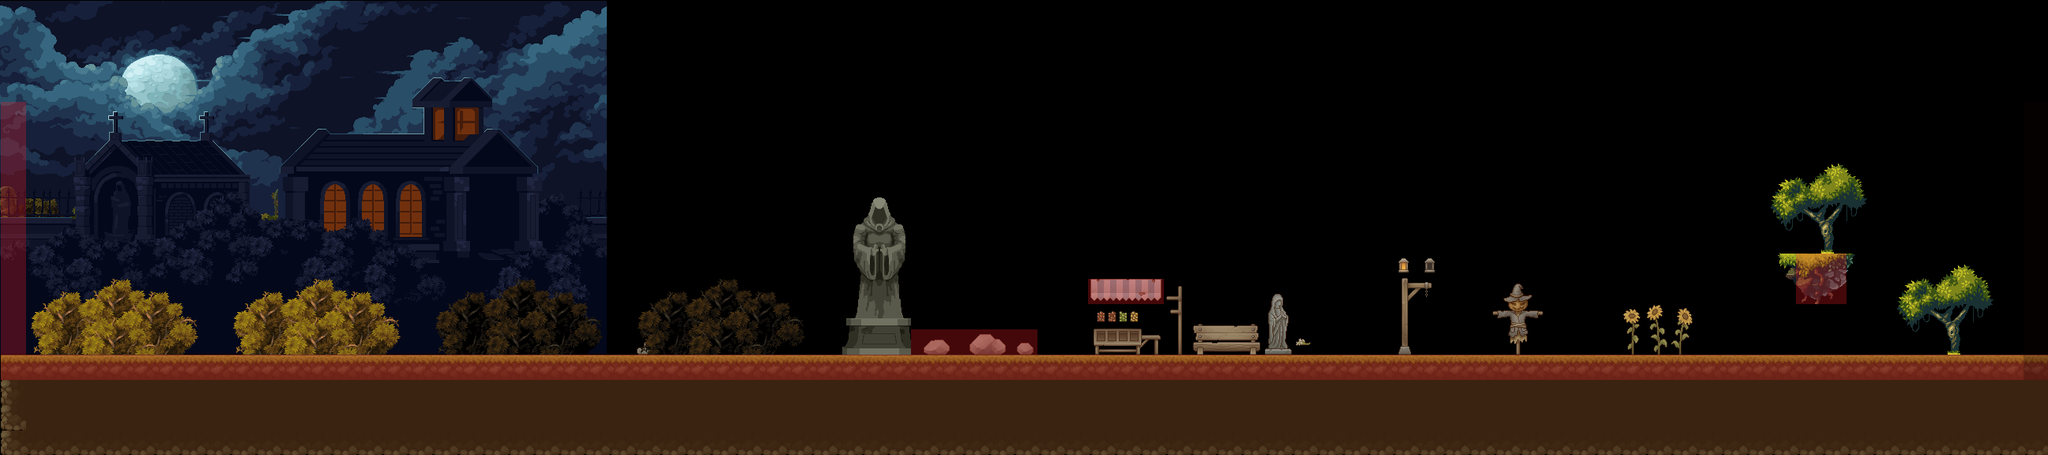

This game map was drawn from its Tiled (.tmx) file and the tilesets committed beside it. A one-line description and the trimmed map source follow:
An orthogonal 81x18 tile map with 32x32 px tiles, 3 tile layers (BackLayer, TopLayer, Collision), 6 tilesets, 4 image layers and 6 objects (2x Goblin, Exit, Mushroom, King, Player).

<map version="1.9" tiledversion="1.9.2" orientation="orthogonal" renderorder="right-down" width="81" height="18" tilewidth="32" tileheight="32" infinite="0" nextlayerid="21" nextobjectid="30">
 <editorsettings>
  <chunksize width="50" height="50" />
 </editorsettings>
 <tileset firstgid="1" name="Terrain" tilewidth="32" tileheight="32" tilecount="256" columns="16">
  <image source="../Assets/TX Tileset Ground.png" width="512" height="512" />
 </tileset>
 <tileset firstgid="257" name="Props" tilewidth="32" tileheight="32" tilecount="1024" columns="32">
  <image source="../Assets/TX Village Props.png" width="1024" height="1024" />
 </tileset>
 <tileset firstgid="1281" name="Collisions" tilewidth="32" tileheight="32" tilecount="1" columns="1">
  <image source="../Assets/Collision.png" width="32" height="32" />
 </tileset>
 <tileset firstgid="1282" name="Magic-Cliffs-Environment by ansimuz" tilewidth="32" tileheight="32" tilecount="290" columns="29">
  <image source="../Assets/Magic-Cliffs-Environment by ansimuz.png" width="928" height="320" />
 </tileset>
 <tileset firstgid="1572" name="brush" tilewidth="32" tileheight="32" tilecount="42" columns="7">
  <image source="../Assets/brush.png" width="224" height="192" />
 </tileset>
 <tileset firstgid="1614" name="statue" tilewidth="32" tileheight="32" tilecount="21" columns="3">
  <image source="../Assets/Salt.png" width="112" height="224" />
 </tileset>
 <imagelayer id="15" name="Background4" offsetx="0.666667" offsety="32.4333" parallaxx="0.2" parallaxy="0" repeatx="1">
  <image source="layers/Grass_background_2.png" width="352" height="416" />
 </imagelayer>
 <imagelayer id="12" name="Background1" offsetx="0.666667" offsety="1.43333" parallaxx="0.8" parallaxy="0" repeatx="1">
  <image source="layers/Background_0.png" width="768" height="416" />
 </imagelayer>
 <imagelayer id="14" name="Background3" offsetx="0.666667" offsety="32.4333" parallaxx="0.4" parallaxy="0" repeatx="1">
  <image source="layers/Grass_background_1.png" width="352" height="416" />
 </imagelayer>
 <imagelayer id="13" name="Background2" offsetx="0.666667" offsety="32.4333" parallaxx="0.6" parallaxy="0" repeatx="1">
  <image source="layers/Background_1.png" width="768" height="416" />
 </imagelayer>
 <layer id="2" name="BackLayer" width="81" height="18" offsetx="1" offsety="1">
  <data>[1458 cells, 374 non-empty, 39 distinct tile ids]</data>
 </layer>
 <layer id="3" name="TopLayer" width="81" height="18" offsetx="1" offsety="1">
  <data>[1458 cells, 172 non-empty, 127 distinct tile ids]</data>
 </layer>
 <layer id="4" name="Collision" width="81" height="18" opacity="0.29" offsetx="1" offsety="1">
  <data>[1458 cells, 113 non-empty, 1 distinct tile ids]</data>
 </layer>
 <objectgroup id="7" name="Doors" offsetx="1" offsety="1">
  <object id="5" name="Exit" x="2529" y="352" width="62.6667" height="96">
   <properties>
    <property name="Level To?" value="level_1" />
   </properties>
  </object>
 </objectgroup>
 <objectgroup id="6" name="Mobs" offsetx="1" offsety="1">
  <object id="1" name="Goblin" x="1415" y="310" width="20" height="40">
   <properties>
    <property name="extras" value="" />
   </properties>
  </object>
  <object id="10" name="Mushroom" x="1828.76" y="399.948" width="20" height="40">
   <properties>
    <property name="extras" value="" />
   </properties>
  </object>
  <object id="2" name="Goblin" x="391" y="403" width="20" height="40">
   <properties>
    <property name="extras" value="" />
   </properties>
  </object>
  <object id="4" name="King" x="978" y="403" width="15" height="45">
   <properties>
    <property name="extras">Well hello there young Warrior!
I haven't seen a fighter of your caliber @in a loooooong time!
It's a good thing you came, because @I need your help.
You'll help right?
Why, of course you will!
I am the KING after all!
Say why don't you kill those monsters @up ahead and I'll give you the spiel.
________________________________
</property>
   </properties>
  </object>
  <object id="6" name="Player" x="42.68" y="405.539" width="20" height="40">
   <properties>
    <property name="extras" value="" />
   </properties>
  </object>
 </objectgroup>
</map>
